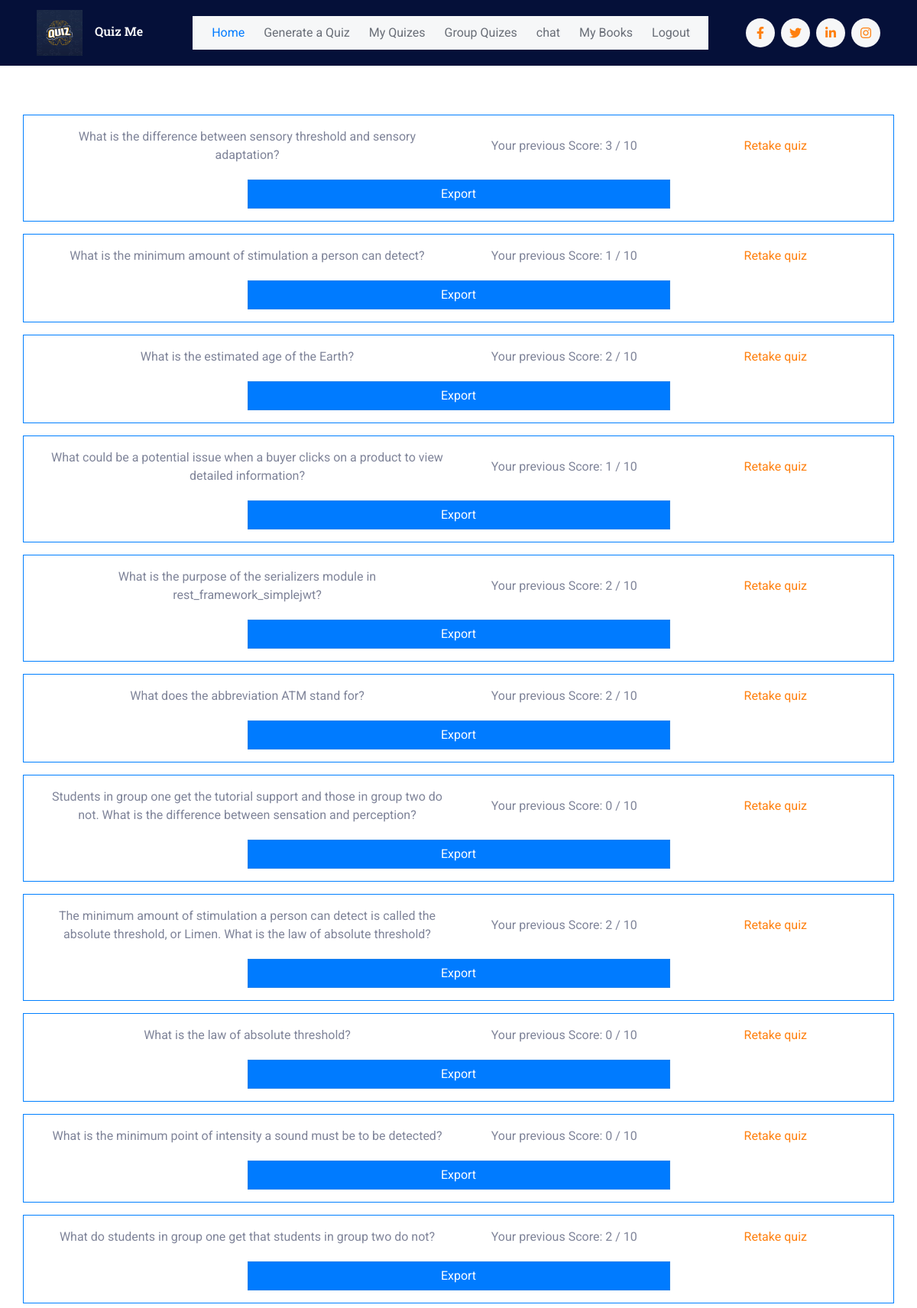
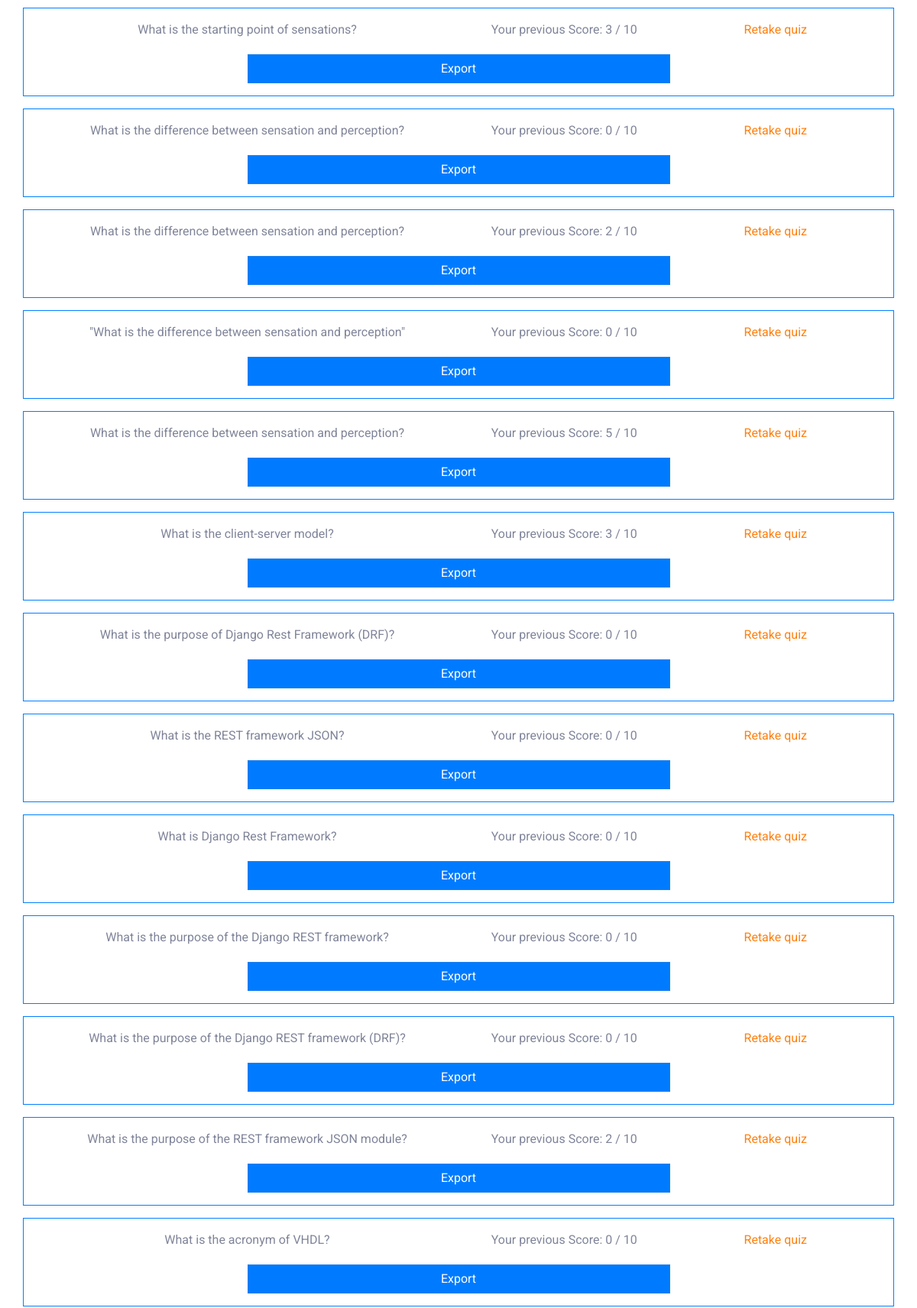
The app's page /my_quizes (signed in, upper part) with its own data (2 pictures, top to bottom).
### quiz_app/models.py (models this page shows, shortened)
class Quiz(models.Model):
    title = models.CharField(max_length=100, null=True, blank=True)
    size = models.IntegerField()
    generated_by = models.ForeignKey(CustomUser, on_delete=models.CASCADE)
    questions = models.TextField()
    user_score = models.IntegerField(default=0)

### quiz_app/views.py (the view)
# urls.py: path('my_quizes', views.myquizes, name='my_quizes'),
@login_required(login_url='login')
def myquizes(request):
    try:
        user = request.user
        quizs = Quiz.objects.filter(generated_by=user)
        return render(request, 'my_quizes.html', {"quizes": quizs})
    except Exception as e:
        return render(request, 'error_page.html', {"error_message": str(e)})

### quiz_app/context_processors.py (called while the page is built)
def auth_context(request):
    user = get_user(request)
    return {'authenticated': user.is_authenticated}

### templates/my_quizes.html (shortened to what this page needs)
{% extends 'index2.html' %}
{% block content %}
{% load static %}
    <body>
        <div class="container-xxl py-5 custom-container">
            <div class="container text-center">
                {% if quizes %}
                    {% for quiz in quizes %}
                        <div class="row border border-primary rounded p-3 mt-3 d-flex justify-content-center align-items-center">
                            <div class="col-md-6">
                                {{ quiz.title }}
                            </div>
                            <div class="col-md-3">
                                Your previous Score: {{ quiz.user_score }} / 10
                            </div>
                            <div class="col-md-3">
                                <a href="{%url 'quiz' quiz.id %}">Retake quiz</a>
                            </div>
                            <Button onClick="exportQuiz({{quiz.id}})" class="btn btn-primary" style="margin-top:20px; width:50%">
                                Export
                            </Button>
                        </div>
                    {% endfor %}
                {% else %}
                    <h1>You haven't taken any quizzes yet.</h1>
                {% endif %}
            </div>
        </div>
    </body>
{% endblock content %}

### static/css/style.css (style rules this page uses)
:root { --primary: #007bff; --secondary: #031882; --light: #b1c2d3; --dark: #051039; }
body { overflow-x: hidden; }
.btn { transition: .5s; }
.btn.btn-primary, .btn.btn-outline-primary:hover, .btn.btn-secondary, .btn.btn-outline-secondary:hover { color: #FFFFFF; }

### templates/my_quizes.html (style rules this page uses)
.custom-container { min-height: 80vh; display: flex; flex-direction: column; justify-content: center; align-items: center; }

### records on screen
Quiz: title "What is the difference between sensory threshold and sensory adaptation?", user_score "3", {{ quiz.id }} 5 (drawn)
Quiz: title "What is the minimum amount of stimulation a person can detect?", user_score "1"
Quiz: title "What is the estimated age of the Earth?", user_score "2"
Quiz: title "What could be a potential issue when a buyer clicks on a product to view detailed information?", user_score "1"
Quiz: title "What is the purpose of the serializers module in rest_framework_simplejwt?", user_score "2"
Quiz: title "What does the abbreviation ATM stand for?", user_score "2"
Quiz: title "Students in group one get the tutorial support and those in group two do not. What is the difference between sensation and perception?", user_score "0"
Quiz: title "The minimum amount of stimulation a person can detect is called the absolute threshold, or Limen. What is the law of absolute threshold?", user_score "2"
Quiz: title "What is the law of absolute threshold?", user_score "0"
Quiz: title "What is the minimum point of intensity a sound must be to be detected?", user_score "0"
Quiz: title "What do students in group one get that students in group two do not?", user_score "2"
Quiz: title "What is the starting point of sensations?", user_score "3"
Quiz: title "What is the difference between sensation and perception?", user_score "0"
Quiz: title "What is the difference between sensation and perception?", user_score "2"
Quiz: title "\"What is the difference between sensation and perception\"", user_score "0"
Quiz: title "What is the difference between sensation and perception?", user_score "5"
Quiz: title "What is the client-server model?", user_score "3"
Quiz: title "What is the purpose of Django Rest Framework (DRF)?", user_score "0"
Quiz: title "What is the REST framework JSON?", user_score "0"
Quiz: title "What is Django Rest Framework?", user_score "0"
Quiz: title "What is the purpose of the Django REST framework?", user_score "0"
Quiz: title "What is the purpose of the Django REST framework (DRF)?", user_score "0"
Quiz: title "What is the purpose of the REST framework JSON module?", user_score "2"
Quiz: title "What is the acronym of VHDL?", user_score "0"
